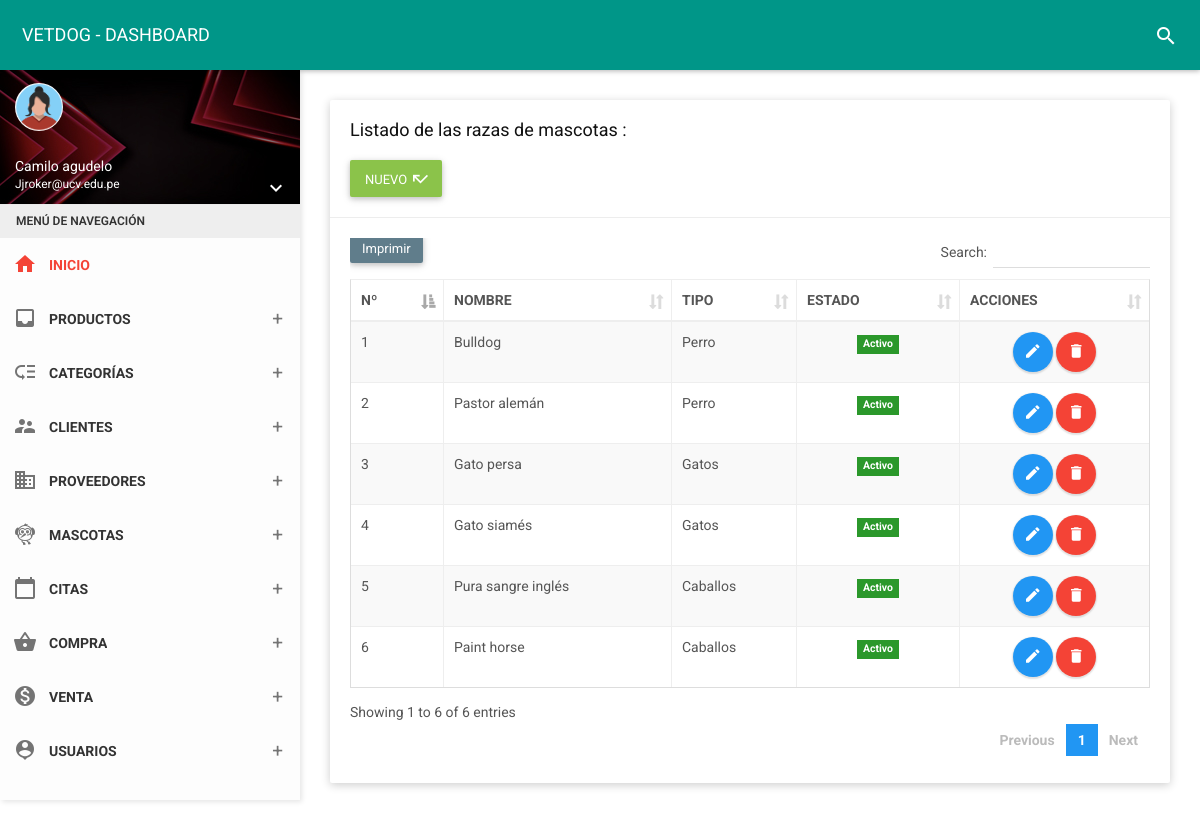
The app's page /folder/raza.php (signed in) with its own data.
### tables this page shows
CREATE TABLE `raza` (
  `id_raza` int(11) NOT NULL,
  `nomraza` varchar(50) NOT NULL,
  `id_tiM` int(11) NOT NULL,
  `estado` char(1) NOT NULL
);

CREATE TABLE `pet_type` (
  `id_tiM` int(11) NOT NULL,
  `noTiM` varchar(35) NOT NULL,
  `estado` char(1) NOT NULL,
  `fere` timestamp NOT NULL DEFAULT current_timestamp() ON UPDATE current_timestamp()
);

### controlador/razacontrolador.php (called while the page is built, shortened)
<?php
require_once '../modelo/modeloraza.php';
class razacontrolador{
    function mostrar(){
        $raza=new Modelo();
        $dato=$raza->mostrar("raza", "1");
        require_once '../vista/raza/mostrar.php';
    }
    }

### modelo/modeloraza.php (called while the page is built, shortened)
<?php
class Modelo{
  private $raza;
  private $db;
  public function __construct(){
      $this->raza=array();
      $this->db=new PDO('mysql:host=localhost;dbname=vetdog',"root","");
  }
  public function mostrar($tabla,$condicion){
      $consulta="SELECT raza.nomraza, raza.id_raza, pet_type.id_tiM, pet_type.noTiM, raza.estado FROM raza INNER JOIN pet_type ON raza.id_tiM = pet_type.id_tiM";
      $resultado=$this->db->query($consulta);
      while ($tabla=$resultado->fetchAll(PDO::FETCH_ASSOC)) {
          $this->raza[]=$tabla;
      }
      return $this->raza;
    }
}
 ?>

### vista/raza/mostrar.php (the view, shortened to what this page needs)
<!DOCTYPE html>
<html>
<head>
    <link href="../assets/plugins/bootstrap/css/bootstrap.css" rel="stylesheet">
    <link href="../assets/plugins/node-waves/waves.css" rel="stylesheet" />
    <link href="../assets/plugins/animate-css/animate.css" rel="stylesheet" />
    <link href="../assets/plugins/jquery-datatable/skin/bootstrap/css/dataTables.bootstrap.css" rel="stylesheet">
    <link href="../css/style.css" rel="stylesheet">
    <link href="../assets/css/themes/all-themes.css" rel="stylesheet" />
</head>
<body class="theme-red">
    <nav class="navbar">
        <div class="container-fluid">
            <div class="navbar-header">
                <a class="navbar-brand" href="../vista/panel-admin/administrador"> VETDOG - DASHBOARD </a>
            </div>
            <div class="collapse navbar-collapse" id="navbar-collapse">
                <ul class="nav navbar-nav navbar-right">
                    <li><a href="javascript:void(0);" class="js-search" data-close="true"><i class="material-icons">search</i></a></li>
                </ul>
            </div>
        </div>
    </nav>
        <?php include_once __DIR__ . '../../menu.php'; ?>
    <section class="content">
        <div class="container-fluid">
            <div class="row clearfix">
                <div class="col-lg-12 col-md-12 col-sm-12 col-xs-12">
                    <div class="card">
                        <div class="header">
                            <h2>
                                Listado de las razas de mascotas :
                            </h2><br>
                            <a type="button" href="../vista/raza/nuevo" class="btn bg-light-green waves-effect">
                                <span>NUEVO</span>
                                <i class="material-icons">call_missed</i>
                            </a>
                        </div>
                        <div class="body">
                            <div class="table-responsive">
                                <table class="table table-bordered table-striped table-hover dataTable js-exportable">
                                    <thead>
                                        <tr>
                                            <th>Nº</th>
                                            <th>NOMBRE</th>
                                            <th>TIPO</th>
                                            <th>ESTADO</th>
                                            <th>ACCIONES</th>
                                        </tr>
                                    </thead>
                                    <tbody>
                                        <?php
                                        foreach ($dato as $key => $value) {
                                            foreach ($value as $va) { ?>
                                                <tr>
                                                    <td><?php echo $va['id_raza']; ?></td>
                                                    <td><?php echo $va['nomraza']; ?></td>
                                                    <td><?php echo $va['noTiM']; ?></td>
                                                    <td class="text-center"><?php
                                                        if ($va['estado'] == 1) { ?>
                                                            <form method="get" action="javascript:activo('<?php echo $va['id_raza']; ?>')">
                                                                <span class="label label-success">Activo</span>
                                                            </form>
                                                        <?php  } else { ?>
                                                            <form method="get" action="javascript:inactivo('<?php echo $va['id_raza']; ?>')">
                                                                <button type="submit" class="btn btn-danger btn-xs">Inactivo</button>
                                                            </form>
                                                        <?php  } ?>
                                                    </td>
                                                    <td class="text-center"><a type="button" href="../vista/raza/edit?id=<?php echo $va["id_raza"]; ?>" class="btn bg-blue btn-circle waves-effect waves-circle waves-float">
                                                            <i class="material-icons">edit</i>
                                                        </a>
                                                        <a type="button" href="../vista/raza/borrar?id=<?php echo $va["id_raza"]; ?>" class="btn bg-red btn-circle waves-effect waves-circle waves-float">
                                                            <i class="material-icons">delete</i>
                                                        </a>
                                                </tr>
                                        <?php
                                            }
                                        }
                                        ?>
                                    </tbody>
                                </table>
                            </div>
                        </div>
                    </div>
                </div>
            </div>
        </div>
    </section>
</body>
</html>

### assets/css/themes/all-themes.css (style rules this page uses)
.theme-red .navbar-brand { color: #fff; }
.theme-red .nav > li > a { color: #fff; }

### records on screen
raza: id_raza "1", nomraza "Bulldog", id_tiM.noTiM "Perro"
raza: id_raza "2", nomraza "Pastor alemán", id_tiM.noTiM "Perro"
raza: id_raza "3", nomraza "Gato persa", id_tiM.noTiM "Gatos"
raza: id_raza "4", nomraza "Gato siamés", id_tiM.noTiM "Gatos"
raza: id_raza "5", nomraza "Pura sangre inglés", id_tiM.noTiM "Caballos"
raza: id_raza "6", nomraza "Paint horse", id_tiM.noTiM "Caballos"

### other values on screen
$_SESSION['nombre'] "Camilo agudelo"
$_SESSION['correo'] "Jjroker@ucv.edu.pe"
